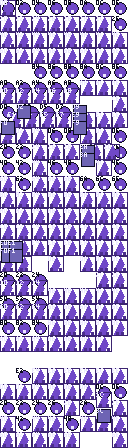
#> input picture gfx/src/player/LINK.png, 128 x 448 px, given in place of GFX_C5.png, which was not available
$ python cast_fx.py ../../gfx/src/player/LINK.png
#> lines starting #> are read from the running program, lines starting #| are printed output that depends on the picture
### tools/art/cast_common.py
"""Shared helpers for the cast-art painters (tools/art/cast_*.py): ASCII pixel blocks -> indexed gfx/src PNGs.

Original pixel art only: every block below is drawn by hand as text (digits = palette index, '.' = transparent).
Nothing is read from or derived from vanilla graphics.
"""
from __future__ import annotations

from pathlib import Path

from PIL import Image

ROOT = Path(__file__).resolve().parents[2]
SRC = ROOT / "gfx" / "src"


def hex2rgb(h: str) -> tuple:
    h = h.lstrip("#")
    return (int(h[0:2], 16), int(h[2:4], 16), int(h[4:6], 16))


def snap(h: str) -> str:
    """BGR555-exact colour (low 3 bits cleared), as hex."""
    r, g, b = hex2rgb(h)
    return "%02X%02X%02X" % (r & 0xF8, g & 0xF8, b & 0xF8)


def mirror(rows: list[str]) -> list[str]:
    """Rows are the LEFT half (8 chars) of a symmetric 16-wide block; returns full 16-char rows."""
    return [r + r[::-1] for r in rows]


def pad(rows: list[str], w: int, h: int) -> list[str]:
    rows = [r.ljust(w, ".") for r in rows]
    return rows + ["." * w] * (h - len(rows))


def hflip(rows: list[str]) -> list[str]:
    return [r[::-1] for r in rows]


def vflip(rows: list[str]) -> list[str]:
    return rows[::-1]


# [5 lines left out: function check, not called in this run]


class Sheet:
    """An indexed (mode P) gfx/src sheet to paint into; keeps its palette unless set_palette is called."""

    def __init__(self, path: str | Path):
        self.path = Path(path) if Path(path).is_absolute() else SRC / path
        self.im = Image.open(self.path)
        assert self.im.mode == "P", self.path
        self.px = self.im.load()
        self.w, self.h = self.im.size

    def set_palette(self, hexes: list[str]):
        """hexes[i] = colour of index i+1 (index 0 stays black/transparent); unspecified indices keep their entry."""
        flat = list(self.im.getpalette())
        flat += [0] * (768 - len(flat))
        for i, h in enumerate(hexes, start=1):
            flat[i * 3:i * 3 + 3] = hex2rgb(h)
        self.im.putpalette(flat)

    def clear(self, x0, y0, w, h):
        for y in range(y0, y0 + h):
            for x in range(x0, x0 + w):
                self.px[x, y] = 0

    def put(self, x0: int, y0: int, rows: list[str], clear: bool = True):
        """Write ASCII rows with top-left at (x0, y0); '.' = 0 (transparent); digits/letters = index (0-9, a-f hex)."""
        for j, r in enumerate(rows):
            for i, ch in enumerate(r):
                v = 0 if ch == "." else int(ch, 16)
                if v == 0 and not clear:
                    continue
                self.px[x0 + i, y0 + j] = v

    def save(self):
        self.im.save(self.path, transparency=0)


def outline(rows: list[str], fill: set[str], edge: str = "1", diag: bool = True) -> list[str]:
    """Add a 1-px outline (index `edge`) around every pixel whose index is in `fill` (8-neighbourhood if diag)."""
    h, w = len(rows), len(rows[0])
    out = [list(r) for r in rows]
    for y in range(h):
        for x in range(w):
            if rows[y][x] != ".":
                continue
            for dy in (-1, 0, 1):
                for dx in (-1, 0, 1):
                    if (dx or dy) and (diag or not (dx and dy)):
                        yy, xx = y + dy, x + dx
                        if 0 <= yy < h and 0 <= xx < w and rows[yy][xx] in fill:
                            out[y][x] = edge
    return ["".join(r) for r in out]


# [13 lines left out: function render_preview, not called in this run]

### tools/art/cast_pal.py
"""The cast palettes (single source of truth for the painters; the same colours are in gfx/src/palettes/*.yaml).

Colour rules: amber = danger (guards, lantern, alert icons), violet = you (Link, Shade Knife, darts, ink pots).
Hex are BGR555-exact (low 3 bits clear).  Index 1 = outline ... 7 = accent; colours[8..15] of a row are indices 1..7 again.
"""
from cast_common import snap

# OBJ row 4 left (guards, calm / asleep): steel-blue uniform, darker slate helmet, amber lantern.
GUARD = [snap(h) for h in ("081018", "284868", "102038", "4C88A8", "F0A838", "D8E8F8", "40C8B8")]
# OBJ row 4 right (awareness icons + shadow): 1 outline/shadow core, 2 soft shadow, 3 dark amber, 4 pale gold '?', 5 amber '!', 6/7 teal 'Z'
ICON = [snap(h) for h in ("081018", "16143A", "8A5A14", "F6D878", "F0A838", "90ECE0", "38A898")]
# OBJ row 2 left+right, row 1 right, row 3 (player FX: dart, ink pot, poof, sparkles): monotone violet ramp, cyan-white glint, teal.
FX = [snap(h) for h in ("080818", "40307C", "181050", "6A48C8", "A884F8", "E0F8F8", "38E0D0")]
# OBJ row 1 left = runtime asm constant Hush_PalInk (src/hooks/guard_runtime.asm), BGR555 words -> hex; do not edit here.
def _bgr(w):
    return "%02X%02X%02X" % ((w & 31) << 3, ((w >> 5) & 31) << 3, ((w >> 10) & 31) << 3)
INK = [_bgr(w) for w in (0x0C21, 0x2043, 0x1822, 0x30A5, 0x4CE9, 0x7211, 0x79F5)]
ALERT = [_bgr(w) for w in (0x0C21, 0x0DD9, 0x090F, 0x331E, 0x2F5F, 0x6BDF, 0x79F5)]
# Shade Knife blade (OBJ row 5 right, indices 1-3): violet, cyan-white glint, deep violet.
BLADE = [snap(h) for h in ("8A5CE8", "D6FFF8", "30206C")]

### tools/art/cast_fx.py
#!/usr/bin/env python3
"""Paint the tool / effect / icon sheets: GFX_C5 (awareness icons), GFX_7D (shadow + Ink Pot), GFX_79 + GFX_7A (ink cloud, poof,
sparkles), GFX_73 (Hush Dart), GFX_D1 (Shade Knife blade).  Layout = docs/gfx/art_map.md sections 5-9.  Original pixel art, drawn here.

Palette indices (see tools/art/cast_pal.py):
  FX family (73 79 7A 7D; OBJ rows 1/2): 1 outline  2 shade  3 deepest  4 mid violet  5 light violet  6 cyan-white glint  7 teal
  C5 (OBJ row 4 right):  1 outline  4 pale gold  5 amber  6 pale teal  7 teal shade
  D1 (OBJ row 5 right, indices 1-3 only): 1 violet blade  2 cyan-white glint  3 deep violet edge / grip
Run:  .venv/bin/python tools/art/cast_fx.py [--preview-dir DIR]
"""
from __future__ import annotations

import math
import sys

from cast_common import Sheet, check, hflip, outline, pad, render_preview
import cast_pal


def blank(w, h):
    return [["."] * w for _ in range(h)]


def rows_of(g):
    return ["".join(r) for r in g]


def transpose(rows):
    return ["".join(rows[y][x] for y in range(len(rows))) for x in range(len(rows[0]))]


# ------------------------------------------------------------------------------------------------ awareness icons (C5)
def glyph_icon(glyph: list[str], fill: str, hi: str | None = None, ox: int = 1, oy: int = 1) -> list[str]:
#> called with fill = '4', ox = 2, oy = 1
    g = blank(8, 8)
    for y, r in enumerate(glyph):
        for x, ch in enumerate(r):
            if ch != ".":
                g[oy + y][ox + x] = hi if (ch == "h" and hi) else fill
    return outline(rows_of(g), {fill} | ({hi} if hi else set()), "1")


Q_ICON = glyph_icon([".XX.", "X..X", "..X.", ".X..", "....", ".X.."], "4", ox=2)
BANG_ICON = glyph_icon(["hX", "hX", "hX", "hX", "..", "hX"], "5", hi="4", ox=3)
Z_ICON = glyph_icon(["XXXXX", "...X.", "..X..", ".X...", "XXXXX"], "6", ox=1, oy=2)


def paint_icons(s: Sheet):
    s.set_palette(cast_pal.ICON)
    s.clear(0, 0, s.w, s.h)
    s.put(96, 24, Q_ICON)
    s.put(104, 24, BANG_ICON)
    s.put(112, 24, Z_ICON)


# ------------------------------------------------------------------------------------------------ shading helpers (smoke, pot)
# [20 lines left out: function disc, not called in this run]


SMOKE = [(-0.2 * 99, "6")]  # placeholder, replaced below
SMOKE = [(-2.5, "4"), (1.5, "4"), (3.5, "2"), (99, "3")]   # interior: mid, mid, shade, deepest (bottom-right)


# [8 lines left out: function puff_block, not called in this run]


# ------------------------------------------------------------------------------------------------ sparkles
STAR_A = ["...66...", "...66...", "..6776..", "66777766", "66777766", "..6776..", "...66...", "...66..."]
STAR_B = ["........", "...6....", "...7....", ".67776..", "...7....", "...6....", "........", "........"]
STAR_C = ["........", "..6..6..", "...77...", "..7667..", "..7667..", "...77...", "..6..6..", "........"]


# ------------------------------------------------------------------------------------------------ cloud pieces (79)
# [8 lines left out: function cloud_cell_corner, not called in this run]


def cloud_block_burst():
    # 16x16 quadrant (centre at bottom-right corner): ring of puffs around a bright core
    return puff_block(16, 16, [(11, 4, 4.2), (4, 11, 4.2), (9, 9, 5), (14, 14, 3)], sparks=[(9, 3), (3, 9), (14, 7), (7, 14), (6, 6)])


def cloud_block_big():
    return puff_block(16, 16, [(9, 3, 4.5), (3, 9, 4.5), (8, 8, 7), (13, 12, 4)], sparks=[(5, 5), (11, 4), (4, 12), (13, 13)])


def cloud_block_puff():
    # the held cloud: one fat dark puff (drawn six times with flips)
    return puff_block(16, 16, [(8, 8, 7.5), (4.5, 5, 4.5), (11.5, 11, 4.5)], sparks=[(4, 4), (11, 9)])


# [50 lines left out: functions cloud_block_thin, cloud_cell_dust, anchor, paint_79, paint_7a, not called in this run]


# ------------------------------------------------------------------------------------------------ shadow + Ink Pot (7D)
SHADOW = [
    "................",
    "................",
    "................",
    "................",
    "....22222222....",
    "..221111111122..",
    ".22111111111122.",
    "..221111111122..",
    "....22222222....",
    "................",
    "................",
    "................",
    "................",
    "................",
    "................",
    "................",
]


# [24 lines left out: functions ink_pot, paint_7d, not called in this run]


# ------------------------------------------------------------------------------------------------ Hush Dart (73)
DART_TAIL_A = [".4....4.", ".44..44.", "..4554..", "...55...", "...55...", "...45...", "...45...", "...45..."]
DART_TAIL_B = ["........", ".4....4.", ".44..44.", "..4554..", "...55...", "...45...", "...45...", "...45..."]
DART_HEAD = ["...45...", "..4554..", ".455554.", ".455654.", "..4564..", "..4664..", "...66...", "...77..."]


BOW_9_0 = ["........", ".......7", "......75", ".....75.", "....75..", "...75...", "..75....", ".75....."]
BOW_10_0 = ["77......", "55......", "........", "........", "........", "........", "........", "........"]


# [92 lines left out: functions paint_bow, paint_73, column, diag, paint_d1, not called in this run]


def main():
    pv = sys.argv[sys.argv.index("--preview-dir") + 1] if "--preview-dir" in sys.argv else None
    jobs = [("sprite/GFX_C5.png", paint_icons, cast_pal.ICON), ("sprite/GFX_79.png", paint_79, cast_pal.FX),
            ("sprite/GFX_7A.png", paint_7a, cast_pal.FX), ("sprite/GFX_7D.png", paint_7d, cast_pal.FX),
            ("sprite/GFX_73.png", paint_73, cast_pal.FX), ("item/GFX_D1.png", paint_d1, cast_pal.BLADE + cast_pal.FX[3:])]
    for path, fn, pal in jobs:
        s = Sheet(path)
        fn(s)
        s.save()
        if pv:
            render_preview(s, (0, 0, 128, 32), pal, 6).save(f"{pv}/{path.split('/')[-1][:-4]}.png")
#> this loop made 2 passes
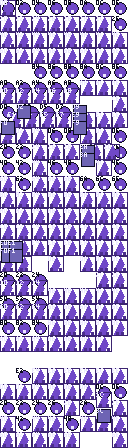
#> input picture gfx/src/player/LINK.png, 128 x 448 px, given in place of GFX_C5.png, which was not available
#> pass 1, in save, `self.im.save(self.path, transparency=0)`:
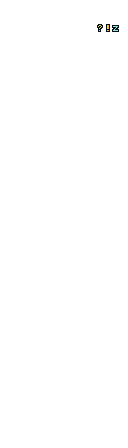
#> saved as GFX_C5.png: PIL image 128x448 P; mean R, G, B, A 0.1, 0.1, 0.1, 0.5; transparent parts drawn white
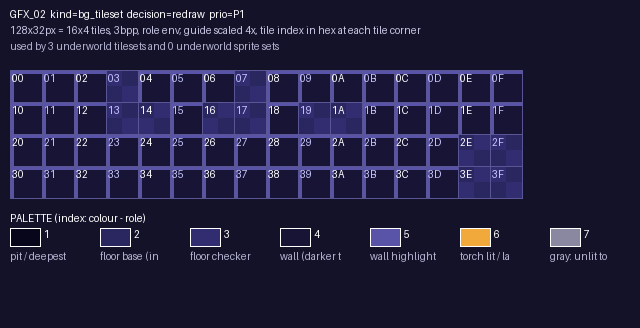
#> input picture gfx/guides/GFX_02_guide.png, 640 x 328 px, given in place of GFX_79.png, which was not available
    print("fx sheets painted")


if __name__ == "__main__":
#> (the run stopped early here; a loop or call above may not have finished)
